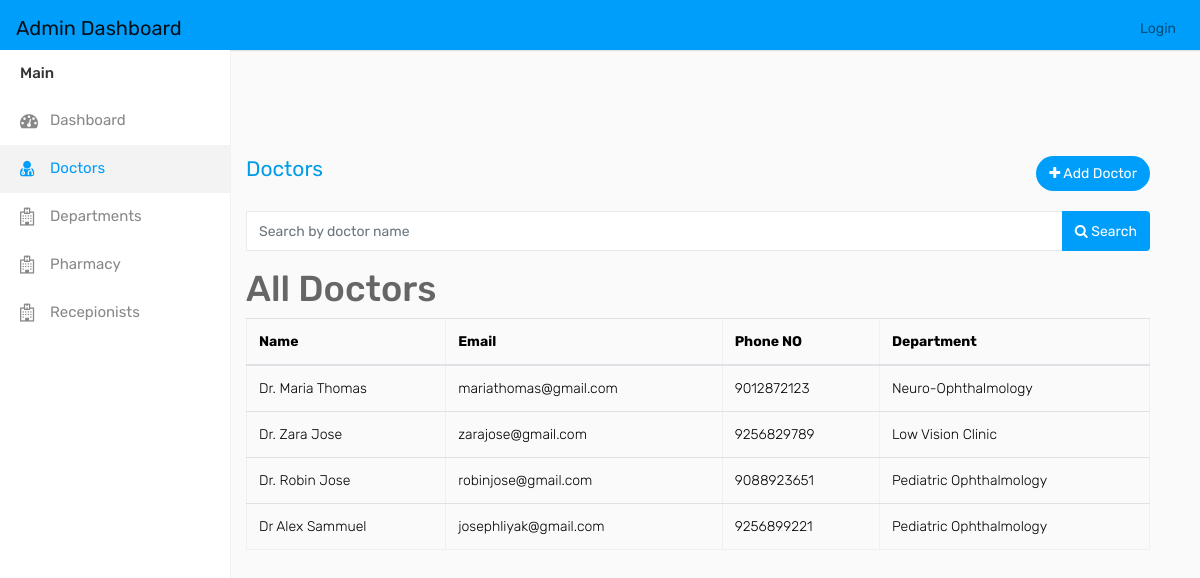
Page /search_doc on the earlier database version.
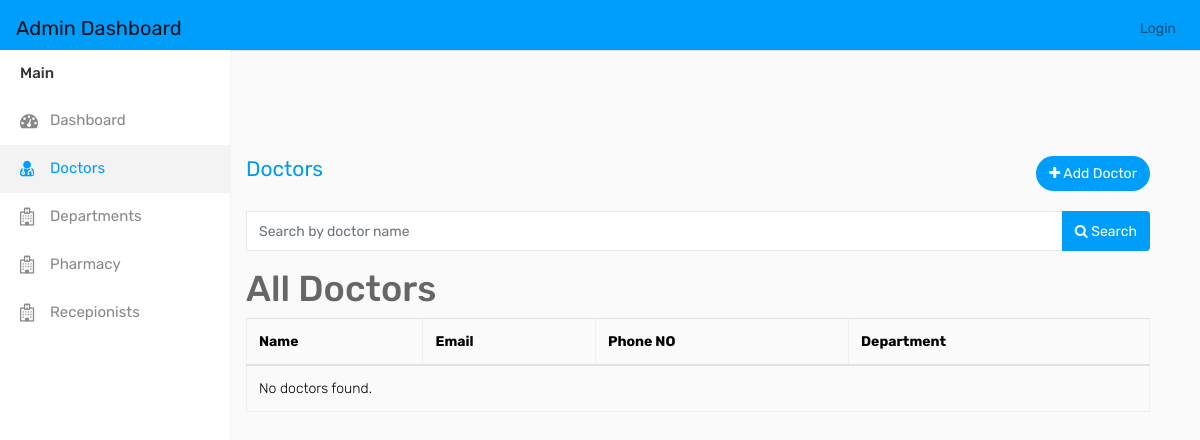
Same page on the later database version.
### eyeapp/models.py (models this page shows, shortened)
class Docs(models.Model):
    user = models.ForeignKey(CustomUser, on_delete=models.CASCADE, blank=True, null=True)
    Dep_id = models.ForeignKey(Deps, on_delete=models.CASCADE)
    Name = models.CharField(max_length=110)
    dob = models.CharField(max_length=50, blank=True, null=True)
    city = models.TextField()
    address = models.CharField(max_length=50, blank=True, null=True)
    phn = models.IntegerField()
    gender = models.CharField(max_length=10, choices=[('Male', 'Male'), ('Female', 'Female'), ('Others', 'Others')], blank=True, null=True)
    state = models.CharField(max_length=100, null=True, blank=True)
    country = models.CharField(max_length=100, null=True, blank=True)
    institution = models.CharField(max_length=100, null=True, blank=True)
    subject = models.CharField(max_length=100, null=True, blank=True)
    degree = models.CharField(max_length=100, null=True, blank=True)
    year = models.CharField(max_length=100, null=True, blank=True)
    reset_password = models.CharField(max_length=128, null=True, blank=True)  # New field for reset password

class CustomUser(AbstractUser):
    PATIENT = 1
    DOCTOR = 2
    RECEPTIONIST = 3
    PHARMACIST = 4
    ADMIN = 5
    ROLE_CHOICES = (
        (PATIENT, 'Patient'),
        (DOCTOR, 'Doctor'),
        (RECEPTIONIST, 'Receptionist'),
        (PHARMACIST, 'Pharmacist'),
        (ADMIN, 'Admin'),
    )
    username = None
    first_name = None
    last_name = None
    USERNAME_FIELD = 'email'
    email = models.EmailField(max_length=100, unique=True)
    password = models.CharField(max_length=128)
    role = models.PositiveSmallIntegerField(choices=ROLE_CHOICES, blank=True, null=True, default=1)
    is_admin = models.BooleanField(default=False)
    is_staff = models.BooleanField(default=False)
    is_active = models.BooleanField(default=True)
    is_superadmin = models.BooleanField(default=False)
    REQUIRED_FIELDS = []
    objects = UserManager()

class Deps(models.Model):
    Dep_id = models.AutoField(primary_key=True)
    Dep_name = models.CharField(max_length=100)
    Dep_desc = models.CharField(max_length=100)

### eyeapp/views.py (the view)
# urls.py: path('search_doc', views.search_doc, name='search_doc'),
def search_doc(request):
    if request.method == "GET":
        search_query = request.GET.get('Name', '')
        doctors = Docs.objects.filter(Name__icontains=search_query)
        context = {
            'doct': doctors,
        }
        return render(request, 'admin_doctors.html', context)

### templates/admin_doctors.html (shortened to what the changed rows need)
<!DOCTYPE html>
{% load static %}
<html lang="en">
<head>
    <link rel="stylesheet" type="text/css" href="{% static 'assets/css/bootstrap.min.css'%}">
    <link rel="stylesheet" type="text/css" href="{% static 'assets/css/font-awesome.min.css'%}">
    <link rel="stylesheet" type="text/css" href="{% static 'assets/css/select2.min.css'%}">
    <link rel="stylesheet" type="text/css" href="{% static 'assets/css/bootstrap-datetimepicker.min.css'%}">
    <link rel="stylesheet" type="text/css" href="{% static 'assets/css/style.css'%}">
</head>
<body>
    <div class="main-wrapper">
        <div class="header">
        <div class="page-wrapper" style="padding-left:8%;">
            <div class="content">
                <h1>All Doctors</h1>
                <table class="table" border="1">
                    <thead>
                        <tr>
                            <th>Name</th>
                            <th>Email</th>
                            <th>Phone NO</th>
                            <th>Department</th>
                        </tr>
                    </thead>
                    <tbody>
                        {% for doct in doct %}
                            <tr>
                                <td>{{ doct.Name }}</td>
                                <td>{{ doct.user.email }}</td>
                                <td>{{ doct.phn }}</td>
                                <td>{{ doct.Dep_id.Dep_name }}</td>
                            </tr>
                        {% empty %}
                            <tr>
                                <td colspan="5">No doctors found.</td>
                            </tr>
                        {% endfor %}
                    </tbody>
                </table>
            </div>
        </div>
        </div>
    </div>
</body>
</html>

Differences in the rows shown:
removed Docs: Name "Dr. Maria Thomas", user.email "mariathomas@gmail.com", phn "9012872123", Dep_id.Dep_name "Neuro-Ophthalmology"
removed Docs: Name "Dr. Zara Jose", user.email "zarajose@gmail.com", phn "9256829789", Dep_id.Dep_name "Low Vision Clinic"
removed Docs: Name "Dr. Robin Jose", user.email "robinjose@gmail.com", phn "9088923651", Dep_id.Dep_name "Pediatric Ophthalmology"
removed Docs: Name "Dr Alex Sammuel", user.email "josephliyak@gmail.com", phn "9256899221", Dep_id.Dep_name "Pediatric Ophthalmology"
Other differences:
text now shown: "No doctors found."
